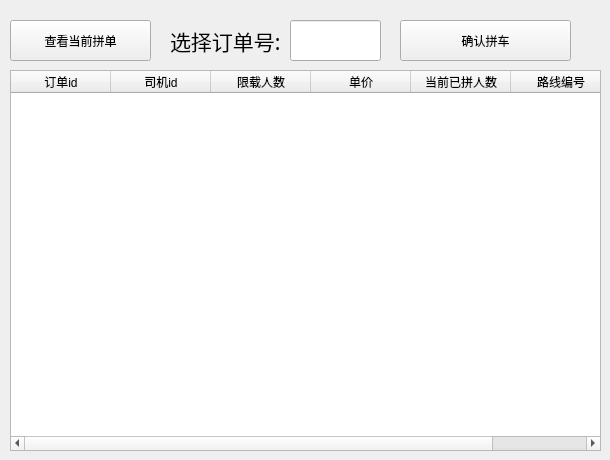
      <widget class="QWidget" name="tab_5">
       <attribute name="title">
        <string>参与拼车</string>
       </attribute>
       <widget class="QPushButton" name="serchbutton">
        <property name="geometry">
         <rect>
          <x>10</x>
          <y>20</y>
          <width>141</width>
          <height>41</height>
         </rect>
        </property>
        <property name="text">
         <string>查看当前拼单</string>
        </property>
        <property name="icon">
         <iconset resource="../image/image.qrc">
          <normaloff>:/icon/icon/搜索.png</normaloff>:/icon/icon/搜索.png</iconset>
        </property>
        <property name="iconSize">
         <size>
          <width>24</width>
          <height>24</height>
         </size>
        </property>
       </widget>
       <widget class="QLineEdit" name="lineEdit_5">
        <property name="geometry">
         <rect>
          <x>290</x>
          <y>20</y>
          <width>91</width>
          <height>41</height>
         </rect>
        </property>
       </widget>
       <widget class="QLabel" name="label_5">
        <property name="geometry">
         <rect>
          <x>170</x>
          <y>20</y>
          <width>131</width>
          <height>41</height>
         </rect>
        </property>
        <property name="font">
         <font>
          <family>微软雅黑</family>
          <pointsize>16</pointsize>
         </font>
        </property>
        <property name="text">
         <string>选择订单号:</string>
        </property>
       </widget>
       <widget class="QPushButton" name="pushButton">
        <property name="geometry">
         <rect>
          <x>400</x>
          <y>20</y>
          <width>171</width>
          <height>41</height>
         </rect>
        </property>
        <property name="text">
         <string>确认拼车</string>
        </property>
        <property name="icon">
         <iconset resource="../image/image.qrc">
          <normaloff>:/icon/icon/拼车.png</normaloff>:/icon/icon/拼车.png</iconset>
        </property>
        <property name="iconSize">
         <size>
          <width>36</width>
          <height>36</height>
         </size>
        </property>
       </widget>
       <widget class="QTableWidget" name="tableWidget">
        <property name="geometry">
         <rect>
          <x>10</x>
          <y>70</y>
          <width>591</width>
          <height>381</height>
         </rect>
        </property>
        <attribute name="verticalHeaderVisible">
         <bool>false</bool>
        </attribute>
        <column>
         <property name="text">
          <string>订单id</string>
         </property>
        </column>
        <column>
         <property name="text">
          <string>司机id</string>
         </property>
        </column>
        <column>
         <property name="text">
          <string>限载人数</string>
         </property>
        </column>
        <column>
         <property name="text">
          <string>单价</string>
         </property>
        </column>
        <column>
         <property name="text">
          <string>当前已拼人数</string>
         </property>
        </column>
        <column>
         <property name="text">
          <string>路线编号</string>
         </property>
        </column>
       </widget>
      </widget>
